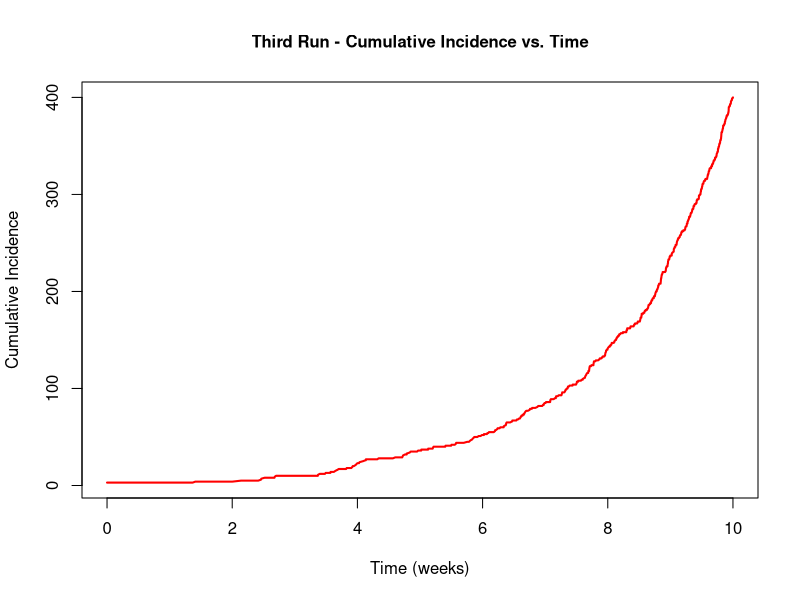
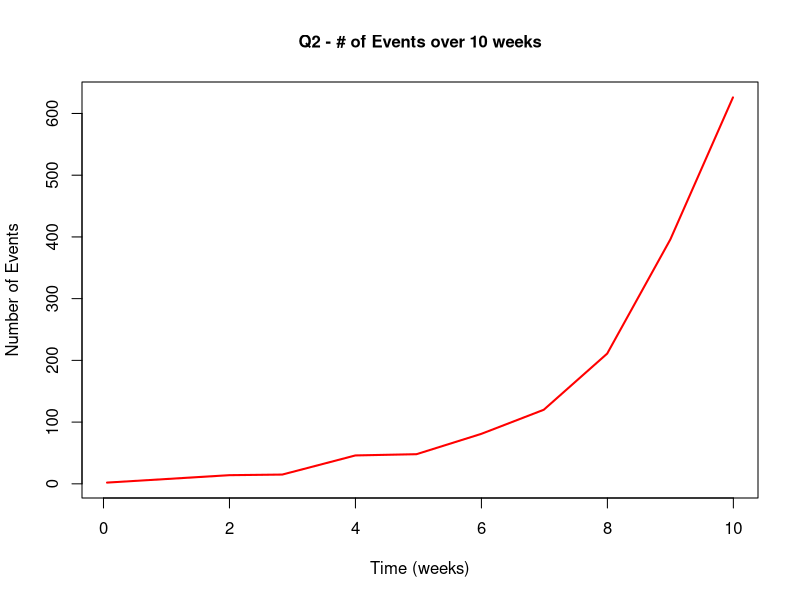
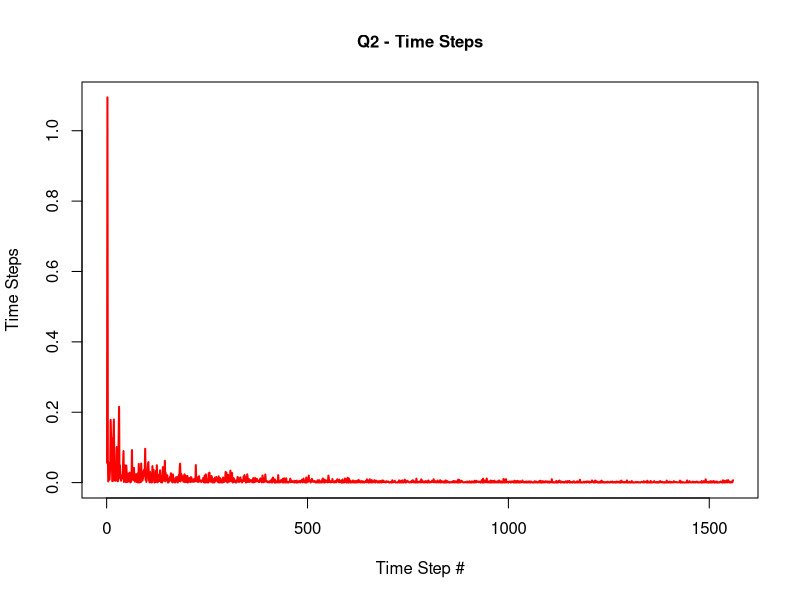
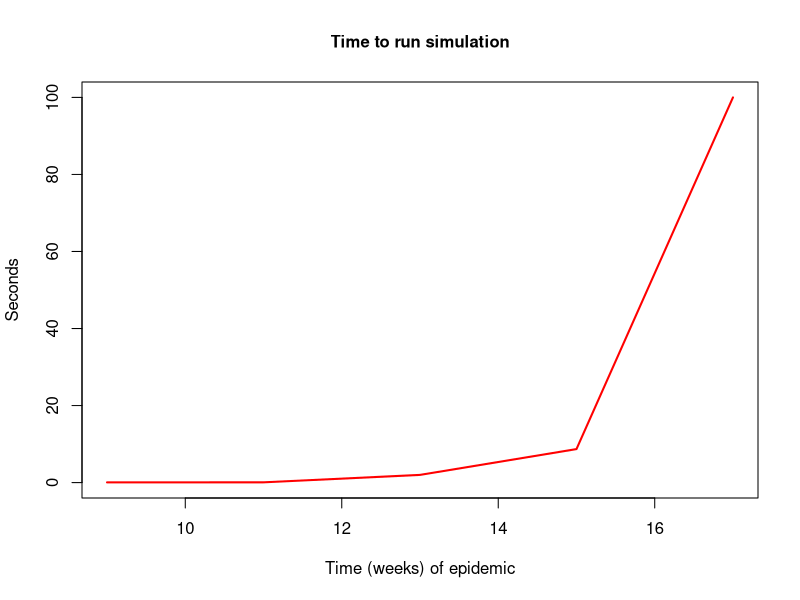

Write R code to recreate these figures, in order. (Note: a time limit stopped this script after it produced the figures.)
## Lab 7 Stochastic models
## Ebola: Legrand et al. 2007
## A transition rate, depending only on the present state of the population, 
## is allocated to each transition labmda_i (see Table 2). 
## At each iteration of the algorithm, a time tau_i is drawn from an exponential distribution 
## with parameter labmda_i for each transition. 
## The next transition m is the transition that has the minimum time to
# occurence (tau_m). Counts in each compartment are updated accordingly.
# rate of change
# rate.se=S/N*(beta.I*I+beta.H*H+beta.F*FF);  # S->E
# rate.ei=alpha*E;  # E->I
# rate.ih=gamma.h*theta1*I; # I->H
# rate.hf=gamma.dh*delta2*H;  # H->F
# rate.fr=gamma.f*FF;  # F->R
# rate.ir=gamma.i*(1-theta1)*(1-delta1)*I;  # I->R
# rate.if=delta1*(1-theta1)*gamma.d*I; # I->F
# rate.hr=gamma.ih*(1-delta2)*H; # H->R


################################################################################
# PART 1: STOCHASTIC APPROACH: TIME TO NEXT EVENT
################################################################################
# RUN THE MODEL WITHOUT INTERVENTION
# parameters (no control): time in week
alpha=1; # incubation period: 7 days = 1 week
gamma.h=7/5; # from onset to hopspitalization: 5 days
gamma.d=7/9.6; # from onset to death: 9.6 days
gamma.i=7/10; # from onset to end of infectiousness for survivors: 10 days
gamma.f=7/2; # from death to traditional burial 2 days
gamma.ih=7/(10-5); # from hospitalization to end of infectiousness for survivors
gamma.dh=7/(9.6-5); # from hospitalization to death
theta1=.67; # proportion infectious in the hospital
delta1=.8; # CFR for unhospitalized
delta2=.8; # CFR for hospitalize
beta.I=.588; # transmission rate in the community
beta.H=.794; # transmission rate in the hospital
beta.F=7.653; # transmission rate at funerals; 

# INTIAL CONDITIONS
N=2e5; E0=H0=FF0=R0=0; I0=3; S0=N-I0; 
tm=0; # in week
S=S0; E=E0; I=I0; H=H0; FF=FF0; R=R0; cumI=I0;
res=c(tm,NA,S,E,I,H,FF,R,cumI); 
num_wk=10; # NUMBER OF WEEK, CHANGE ACCORDINGLY
## RUN THE MODEL FOR num_wk WEEKS WITHOUT CONTROL MEASURES
## DEPENDING ON WHETHER THE EPID TAKES OFF AFTER THE FIRST FEW CASES,
## THE TIME TO COMPLETE THE RUN VARIES
## IT WILL TAKE MUCH LONGER TO RUN IF YOU INCREASE THE NUM_WK TO LARGER NUMBER
while((I>0 | E>0 | H>0 | FF>0) & S>0 & tm<num_wk){ # simulate epid for the first 20 week without ctrl
  # step 1: compute the transition rates
  rate.se=S/N*(beta.I*I+beta.H*H+beta.F*FF);  # S->E
  rate.ei=alpha*E;  # E->I
  rate.ih=gamma.h*theta1*I; # I->H
  rate.hf=gamma.dh*delta2*H;  # H->F
  rate.fr=gamma.f*FF;  # F->R
  rate.ir=gamma.i*(1-theta1)*(1-delta1)*I;  # I->R
  rate.if=delta1*(1-theta1)*gamma.d*I; # I->F
  rate.hr=gamma.ih*(1-delta2)*H; # H->R
  rate.tot=rate.se+rate.ei+rate.ih+rate.hf+rate.fr+rate.ir+rate.if+rate.hr
  
  # step 2: draw a random number, u1, betw 0 and 1 and 
  # calcualte the time after which the next transition occurs
  u1=runif(1); # draw a random number 
  tau_i=-log(u1)/rate.tot

  # step 3: compute the probability that each type of transition will occur based on the rates
  # use this to calculate the range in which a number drawn at random 
  # must lie for a given transition to occur
  p.se=rate.se/rate.tot;  # prob the next event is S->E
  p.ei=rate.ei/rate.tot;  # prob the next event is E->I
  p.ih=rate.ih/rate.tot;  # prob the next event is I->H
  p.hf=rate.hf/rate.tot;  # prob the next event is H->F
  p.fr=rate.fr/rate.tot;  # prob the next event is F->R
  p.ir=rate.ir/rate.tot;  # prob the next event is I->R
  p.if=rate.if/rate.tot;  # prob the next event is I->F
  p.hr=rate.hr/rate.tot;  # prob the next event is H->R
  
  # step 4: draw a random number, u2, to determine the transition event which occurs next.
  u2=runif(1); # draw a random number 
  
  # step 5: use the result from step 4 to update the number of state varibles
  if(u2<p.se) { # u2 lies in [0,p.se), the next event is S->E
    S=S-1; E=E+1;
  } else if (u2<p.se+p.ei) { # u2 lies in [p.se,p.se+p.ei), the next event is E->I
    E=E-1; I=I+1;
    cumI=cumI+1; # record cumulative incidence
  } else if (u2<p.se+p.ei+p.ih) { # u2 lies in [p.se+p.ei,p.se+p.ei+p.ih), the next event is I->H
    I=I-1; H=H+1;
  } else if (u2<p.se+p.ei+p.ih+p.hf) { # u2 lies in [p.se+p.ei+p.ih,p.se+p.ei+p.ih+p.hf), the next event is H->F
    H=H-1; FF=FF+1;
  } else if (u2<p.se+p.ei+p.ih+p.hf+p.fr){ # FF->R
    FF=FF-1; R=R+1;
  } else if (u2<p.se+p.ei+p.ih+p.hf+p.fr+p.ir){ # I->R
    I=I-1; R=R+1;
  } else if (u2<p.se+p.ei+p.ih+p.hf+p.fr+p.ir+p.if) { # I->FF
    I=I-1; FF=FF+1;
  } else { # H->R
    H=H-1; R=R+1;
  }
  tm=tm+tau_i; # update time
  # save the results
  res=rbind(res,c(tm,tau_i,S,E,I,H,FF,R,cumI))
} 
colnames(res)=c('time','tm_step','S','E','I','H','FF','R','cumI')


## [LQ1]: run 3 times and plot results for each run
# run and save 3 times

plot(res[, 'time'],res[, 'cumI'],type='l', lwd=2, col=c('red'),
     lty=1, main = 'Third Run - Cumulative Incidence vs. Time', cex.main = 1, ylab='Cumulative Incidence',xlab='Time (weeks)')


## [LQ2]: time step and # event per week
## 1. run it for 10 weeks
## 2. compile the results to weekly interval 
## and compute # events for each week
wkly.res=matrix(NA,num_wk,8); colnames(wkly.res)=c('time','S','E','I','H','FF','R','cumI')
num_events=NULL;
for(wk in 1:num_wk){
  idx=tail(which(res[,'time']<wk),1);
  # idx also records the number of events happened from time 0 to the current week
  num_events=c(num_events,ifelse(wk==1,idx,idx-sum(num_events)));
  wkly.res[wk,]=res[idx,c('time','S','E','I','H','FF','R','cumI')];
}
tmsteps=res[-1,'tm_step']


plot(wkly.res[, 'time'],num_events,type='l', lwd=2, col=c('red'),
     lty=1, main = 'Q2 - # of Events over 10 weeks', cex.main = 1, ylab='Number of Events',xlab='Time (weeks)')


plot(tmsteps,type='l', lwd=2, col=c('red'),
     lty=1, main = 'Q2 - Time Steps', cex.main = 1, ylab='Time Steps',xlab='Time Step #')



## [LQ3] RUN TIME VS. SIMULATION TIME
## Run the model for 9, 11, 13, 15, and 17 weeks, respectively, 
## and record the computing time for each simulation. 
## You can use the App (“RShinyApp_StochModelRunTime.R”) to do so; 
## computing time is shown on the top of the plot. 
## How dose the computing time change with number of weeks simulated? 
## Does it change linearly (which is the case for simulation with fixed time step)? (1pt)



plot(c(9, 11, 13, 15, 17), c(0.057, 0.069, 2, 8.7, 100),type='l', lwd=2, col=c('red'),
     lty=1, main = 'Time to run simulation' , cex.main = 1, ylab='Seconds',xlab='Time (weeks) of epidemic', ylim = c(0,100))




################################################################################
## PART 2. UNCERTAINTY TEST
################################################################################
## RUN THE MODEL WITH CONTROL MEASURES AT WEEK 9
## DEPENDING ON WHETHER THE EPID TAKES OFF AFTER THE FIRST FEW CASES,
## THE TIME TO COMPLETE THE RUN VARIES
## RUN THE MODEL ONCE TO SEE HOW IT WORKS
z=1-.12; # intervention in the community
z.H=1; # intervention in the hospital
z.F=1; # intervention in safe burial
N=2e5; E0=H0=FF0=R0=0; I0=3; S0=N-I0; 
tm=0; # in week
S=S0; E=E0; I=I0; H=H0; FF=FF0; R=R0; cumI=I0;
res=c(tm,S,E,I,H,FF,R,cumI); 
while((I>0 | E>0 | H>0 | FF>0) & S>0){ # simulate epid for the first 9 weeks without ctrl
  # step 1: compute the transition rates
  if (tm<9){ # no intervention
    beta.I=.588; # transmission rate in the community
    beta.H=.794; # transmission rate in the hospital
    beta.F=7.653; # transmission rate at funerals; 
  } else { # with intervention on the three transmission routes
    beta.I=.588 * (1-z); # transmission rate in the community
    beta.H=.794 * (1-z.H); # transmission rate in the hospital
    beta.F=7.653 * (1-z.F); # transmission rate at funerals
  }
  rate.se=S/N*(beta.I*I+beta.H*H+beta.F*FF);  # S->E
  rate.ei=alpha*E;  # E->I
  rate.ih=gamma.h*theta1*I; # I->H
  rate.hf=gamma.dh*delta2*H;  # H->F
  rate.fr=gamma.f*FF;  # F->R
  rate.ir=gamma.i*(1-theta1)*(1-delta1)*I;  # I->R
  rate.if=delta1*(1-theta1)*gamma.d*I; # I->F
  rate.hr=gamma.ih*(1-delta2)*H; # H->R
  rate.tot=rate.se+rate.ei+rate.ih+rate.hf+rate.fr+rate.ir+rate.if+rate.hr
  
  # step 2: draw a random number, u1, betw 0 and 1 and 
  # calcualte the time after which the next transition occurs
  u1=runif(1); # draw a random number 
  tau_i=-log(u1)/rate.tot
  
  # step 3: compute the probability that each type of transition will occur based on the rates
  # use this to calculate the range in which a number drawn at random 
  # must lie for a given transition to occur
  p.se=rate.se/rate.tot;  # prob the next event is S->E
  p.ei=rate.ei/rate.tot;
  p.ih=rate.ih/rate.tot;
  p.hf=rate.hf/rate.tot;
  p.fr=rate.fr/rate.tot;
  p.ir=rate.ir/rate.tot;
  p.if=rate.if/rate.tot;
  p.hr=rate.hr/rate.tot;
  
  # step 4: draw a random number, u2, to determine the transition event which occurs next.
  u2=runif(1); # draw a random number 
  
  # step 5: use the result from step 4 to update the number of state varibles
  if(u2<p.se) { # u2 lies in [0,p.se), the next event is S->E
    S=S-1; E=E+1;
  } else if (u2<p.se+p.ei) { # u2 lies in [p.se,p.se+p.ei), the next event is E->I
    E=E-1; I=I+1;
    cumI=cumI+1; # record cumulative incidence
  } else if (u2<p.se+p.ei+p.ih) { # u2 lies in [p.se+p.ei,p.se+p.ei+p.ih), the next event is I->H
    I=I-1; H=H+1;
  } else if (u2<p.se+p.ei+p.ih+p.hf) { # u2 lies in [p.se+p.ei+p.ih,p.se+p.ei+p.ih+p.hf), the next event is H->F
    H=H-1; FF=FF+1;
  } else if (u2<p.se+p.ei+p.ih+p.hf+p.fr){ # FF->R
    FF=FF-1; R=R+1;
  } else if (u2<p.se+p.ei+p.ih+p.hf+p.fr+p.ir){ # I->R
    I=I-1; R=R+1;
  } else if (u2<p.se+p.ei+p.ih+p.hf+p.fr+p.ir+p.if) { # I->FF
    I=I-1; FF=FF+1;
  } else { # H->R
    H=H-1; R=R+1;
  }
  tm=tm+tau_i; # update time
  # save the results
  res=rbind(res,c(tm,S,E,I,H,FF,R,cumI))
} 
colnames(res)=c('time','S','E','I','H','FF','R','cumI')
## compile the results to weekly interval
num_wk=ceiling(res[nrow(res),'time'])
wkly.res=matrix(NA,num_wk,8); colnames(wkly.res)=c('time','S','E','I','H','FF','R','cumI')
num_events=NULL;
for(wk in 1:num_wk){
  idx=tail(which(res[,'time']<wk),1);
  # idx also records the number of events happened from time 0 to the current week
  num_events=c(num_events,ifelse(wk==1,idx,idx-sum(num_events)));
  wkly.res[wk,]=res[idx,];
}






## RUN THE MODEL FOR 1000 TIMES
## NOTE: THIS WILL TAKE A WHILE (WAIT... WAIT... WAIT...)
## PATIENT...PATIENT...PATIENT...
num_run=1000;
out=matrix(0,num_run,4); colnames(out)=c('num_run','duration','peak','final.size');
out[,1]=1:num_run;
for(ir in 1:num_run){
  N=2e5; E0=H0=FF0=R0=0; I0=3; S0=N-I0; 
  tm=0; # in week
  S=S0; E=E0; I=I0; H=H0; FF=FF0; R=R0; cumI=I0;
  res=c(tm,S,E,I,H,FF,R,cumI); 
  while((I>0 | E>0 | H>0 | FF>0) & S>0){ # simulate epid for the first 20 week without ctrl
    # step 1: compute the transition rates
    if (tm<9){ # no intervention
      beta.I=.588; # transmission rate in the community
      beta.H=.794; # transmission rate in the hospital
      beta.F=7.653; # transmission rate at funerals; 
    } else { # with intervention on the three transmission routes
      beta.I=.588 * (1-z); # transmission rate in the community
      beta.H=.794 * (1-z.H); # transmission rate in the hospital
      beta.F=7.653 * (1-z.F); # transmission rate at funerals
    }
    rate.se=S/N*(beta.I*I+beta.H*H+beta.F*FF);  # S->E
    rate.ei=alpha*E;  # E->I
    rate.ih=gamma.h*theta1*I; # I->H
    rate.hf=gamma.dh*delta2*H;  # H->F
    rate.fr=gamma.f*FF;  # F->R
    rate.ir=gamma.i*(1-theta1)*(1-delta1)*I;  # I->R
    rate.if=delta1*(1-theta1)*gamma.d*I; # I->F
    rate.hr=gamma.ih*(1-delta2)*H; # H->R
    rate.tot=rate.se+rate.ei+rate.ih+rate.hf+rate.fr+rate.ir+rate.if+rate.hr
    
    # step 2: draw a random number, u1, betw 0 and 1 and 
    # calcualte the time after which the next transition occurs
    u1=runif(1); # draw a random number 
    tau_i=-log(u1)/rate.tot
    
    # step 3: compute the probability that each type of transition will occur based on the rates
    # use this to calculate the range in which a number drawn at random 
    # must lie for a given transition to occur
    p.se=rate.se/rate.tot;  # prob the next event is S->E
    p.ei=rate.ei/rate.tot;
    p.ih=rate.ih/rate.tot;
    p.hf=rate.hf/rate.tot;
    p.fr=rate.fr/rate.tot;
    p.ir=rate.ir/rate.tot;
    p.if=rate.if/rate.tot;
    p.hr=rate.hr/rate.tot;
    
    # step 4: draw a random number, u2, to determine the transition event which occurs next.
    u2=runif(1); # draw a random number 
    
    # step 5: use the result from step 4 to update the number of state varibles
    if(u2<p.se) { # u2 lies in [0,p.se), the next event is S->E
      S=S-1; E=E+1;
    } else if (u2<p.se+p.ei) { # u2 lies in [p.se,p.se+p.ei), the next event is E->I
      E=E-1; I=I+1;
      cumI=cumI+1; # record cumulative incidence
    } else if (u2<p.se+p.ei+p.ih) { # u2 lies in [p.se+p.ei,p.se+p.ei+p.ih), the next event is I->H
      I=I-1; H=H+1;
    } else if (u2<p.se+p.ei+p.ih+p.hf) { # u2 lies in [p.se+p.ei+p.ih,p.se+p.ei+p.ih+p.hf), the next event is H->F
      H=H-1; FF=FF+1;
    } else if (u2<p.se+p.ei+p.ih+p.hf+p.fr){ # FF->R
      FF=FF-1; R=R+1;
    } else if (u2<p.se+p.ei+p.ih+p.hf+p.fr+p.ir){ # I->R
      I=I-1; R=R+1;
    } else if (u2<p.se+p.ei+p.ih+p.hf+p.fr+p.ir+p.if) { # I->FF
      I=I-1; FF=FF+1;
    } else { # H->R
      H=H-1; R=R+1;
    }
    tm=tm+tau_i; # update time
    # save the results
    res=rbind(res,c(tm,S,E,I,H,FF,R,cumI))
  } 
  colnames(res)=c('time','S','E','I','H','FF','R','cumI')
  ## compile the results to weekly interval
  num_wk=ceiling(res[nrow(res),'time']) # that is the epidemic duration
  wkly.res=matrix(NA,num_wk,8); colnames(wkly.res)=c('time','S','E','I','H','FF','R','cumI')
  num_events=NULL;
  for(wk in 1:num_wk){
    idx=tail(which(res[,'time']<wk),1);
    # idx also records the number of events happened from time 0 to the current week
    num_events=c(num_events,ifelse(wk==1,idx,idx-sum(num_events)));
    wkly.res[wk,]=res[idx,];
  }
  wklyInci=wkly.res[-1,'cumI']-wkly.res[-nrow(wkly.res),'cumI']
  
  ## save result for this run
  out[ir,'duration']=num_wk;
  out[ir,'peak']=max(wklyInci);
  out[ir,'final.size']=wkly.res[nrow(wkly.res),'cumI'];
  print(c(paste('run #',ir),out[ir,2:4]));
}

hist(out[,'final.size'], col=c('red'), main = 'Final Epidemic Size', cex.main = 1, ylab = 'Frequency of Final Size', xlab = 'Final Epidemic Size', ylim = c(0, 350), xlim = c(0, 2500))

hist(out[,'peak'], col=c('red'), main = 'Epidemic Peak', cex.main = 1, ylab = 'Frequency of Epidemic Peak', xlab = 'Epidemic Peak', ylim = c(0, 350), xlim = c(0, 600))

## NOTE: the matrix "out" records the results 
## (epidemic duration, peak magnitude, and final epidemic size)
## from each run in each row of the matrix

## PLOT THE DISTRIBUTION
## HINT: USE THE FUNCITON: hist() to plot histogram
